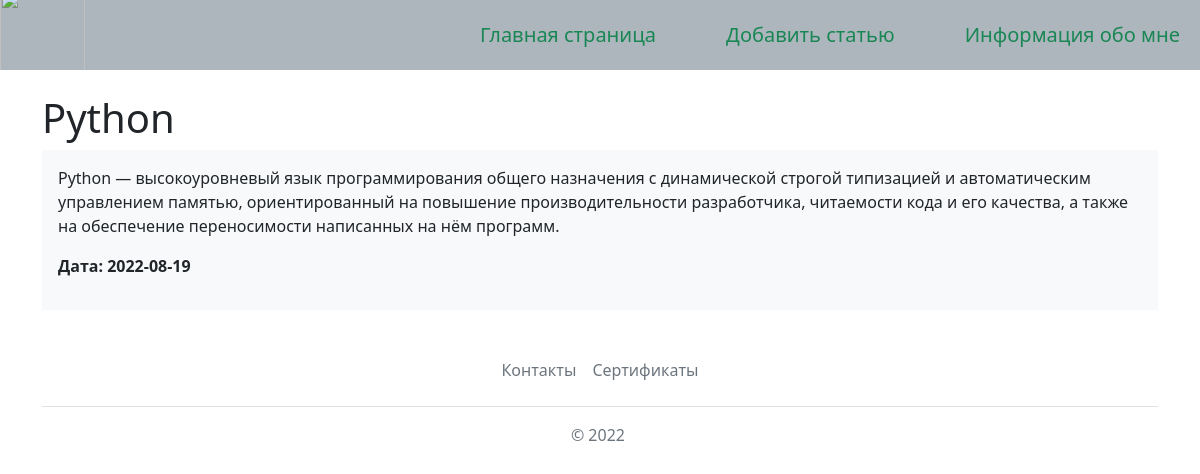
Screenshot of /post/3 with the database file from the repository.
### app.py (models this page shows, shortened)
class Post(db.Model):
    __tablename__ = "posts"
    id = db.Column(db.Integer, primary_key=True)
    title = db.Column(db.String(100), nullable=False)
    intro = db.Column(db.String(200), nullable=False)
    text = db.Column(db.Text, nullable=False)
    date = db.Column(db.DateTime, default=datetime.utcnow)
    category_id = db.Column(db.Integer(), db.ForeignKey('categories.id'))

### app.py (the view)
@app.route("/post/<int:id>")
def show_post(id):
    post = Post.query.get(id)
    return render_template('post.html', menu=menu, post=post)

### templates/post.html
{% extends 'base.html' %}
{% block content %}
{{ super() }}
<div class="container mt-4">
    <h1> {{post.title}}</h1>
        <div class="p-3 mb-2 bg-light text-dark">
        <p> {{post.text}}</p>
        <p><b> Дата: {{post.date.date()}}</b></p>
    </div>
</div>
{% endblock %}

### templates/base.html (shortened to what this page needs)
<!doctype html>
<html lang="ru" xmlns="http://www.w3.org/1999/html">
<head>
    <link type="text/css" href="{{ url_for('static', filename='css/main.css')}}" rel="stylesheet"/>
    <link rel="stylesheet" href="https://cdn.jsdelivr.net/npm/bootstrap@5.2.0/dist/css/bootstrap.min.css">
</head>
<body>
{% block content -%}
{%- block mainmenu -%}
<ul class="mainmenu">
    <img src="https://miro.medium.com/max/480/1*Wpeac8GYxcU02Sr2DPo6uw.png"
         style="width: 85px; height: 85px; float: left; margin: -10px 0 ">
    {% for m in menu -%}
    <li><a href="{{m.url}}">{{m.name}}</a></li>
    {% endfor -%}
</ul>
{% endblock mainmenu -%}
{% endblock%}
{% block consol %}
<div class="container">
    <footer class="py-3 my-4">
        <ul class="nav justify-content-center border-bottom pb-3 mb-3">
            <li class="nav-item"><a href="/contact" class="nav-link px-2 text-muted">Контакты</a></li>
            <li class="nav-item"><a href="/certificate" class="nav-link px-2 text-muted">Сертификаты</a></li>
        </ul>
        <p class="text-center text-muted">© 2022 <img class="mb-2"
        </p>
    </footer>
</div>
{% endblock %}
</body>
</html>

### static/css/main.css (style rules this page uses)
html, body { font-family: 'Arial'; margin: 0; padding: 0; height: 100%; width: 100%; }
a { color: #0059b2; text-decoration: none; }
ul.mainmenu { list-style: none; background: #adb5bd; margin: 0; padding: 0; height: 70px; color: #198754; font-size: 20px; overflow: hidden; }
ul.mainmenu li { float: right; margin: 20px 20px 0 50px; }
ul.mainmenu li a { color: #198754; text-decoration:none; }

### rows the page displays
Post: title "Python", text "Python — высокоуровневый язык программирования общего назначения с динамической строгой типизацией и автоматическим управлением памятью, ориентированный на повышение производительности разработчика, читаемости кода и его качества, а также на обеспечение переносимости написанных на нём программ.", date "2022-08-19"

### other values shown
{{ m.name }} "Информация обо мне" "Добавить статью" "Главная страница"
